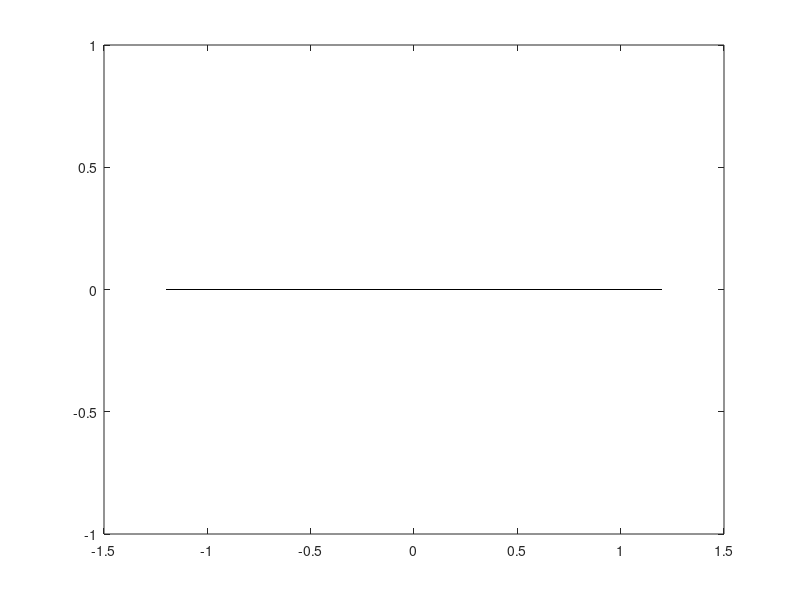

This figure's MATLAB source: (Note: this script raises an error after producing the figure.)
function fig5_46

% FIGURE 5.46: Stable pole locations of a quantized second-order block

clc
clear
fprintf ('Figure 5.46: Stable pole locations of a quantized second-order block\n\n')
c = 2;
N = 5;
q = c/2^(N-1)
a_1 = [-c+q : q : c-q];
a_2 = [0 : q : 1];

% Pole locations

sigma = a_1/2;
r = sqrt(abs(a_2));

% Draw unit circle

figure
b = 1.0;
c = 1.2
plot([-c,c],[0 0],'k')
f_labels ('Stable quantized pole locations','Re({\itz})','Im({\itz})')
axis ([-c c 0 b])
hold on

% Draw quantization lines

m = 101;
phi = linspace (0,pi,181);
for i = 1 : length(r)
   x = r(i)*cos(phi);
   y = r(i)*sin(phi);
   plot (x,y,'y');
end

% Draw pole locations

for i = 1 : length(sigma)
   x0 = sigma(i);
   for k = 1 : length(r)
      if (r(k) < 1) & (r(k) >= abs(x0))
         y0 = sqrt(r(k)^2 - x0^2);
         plot (x0,y0,'rx')
      end
   end
end

% Add unit circle

phi = linspace(0,pi,181);
x = cos(phi);
y = sin(phi);
plot(x,y,'b','LineWidth',1.5)
axis equal
f_wait

 
